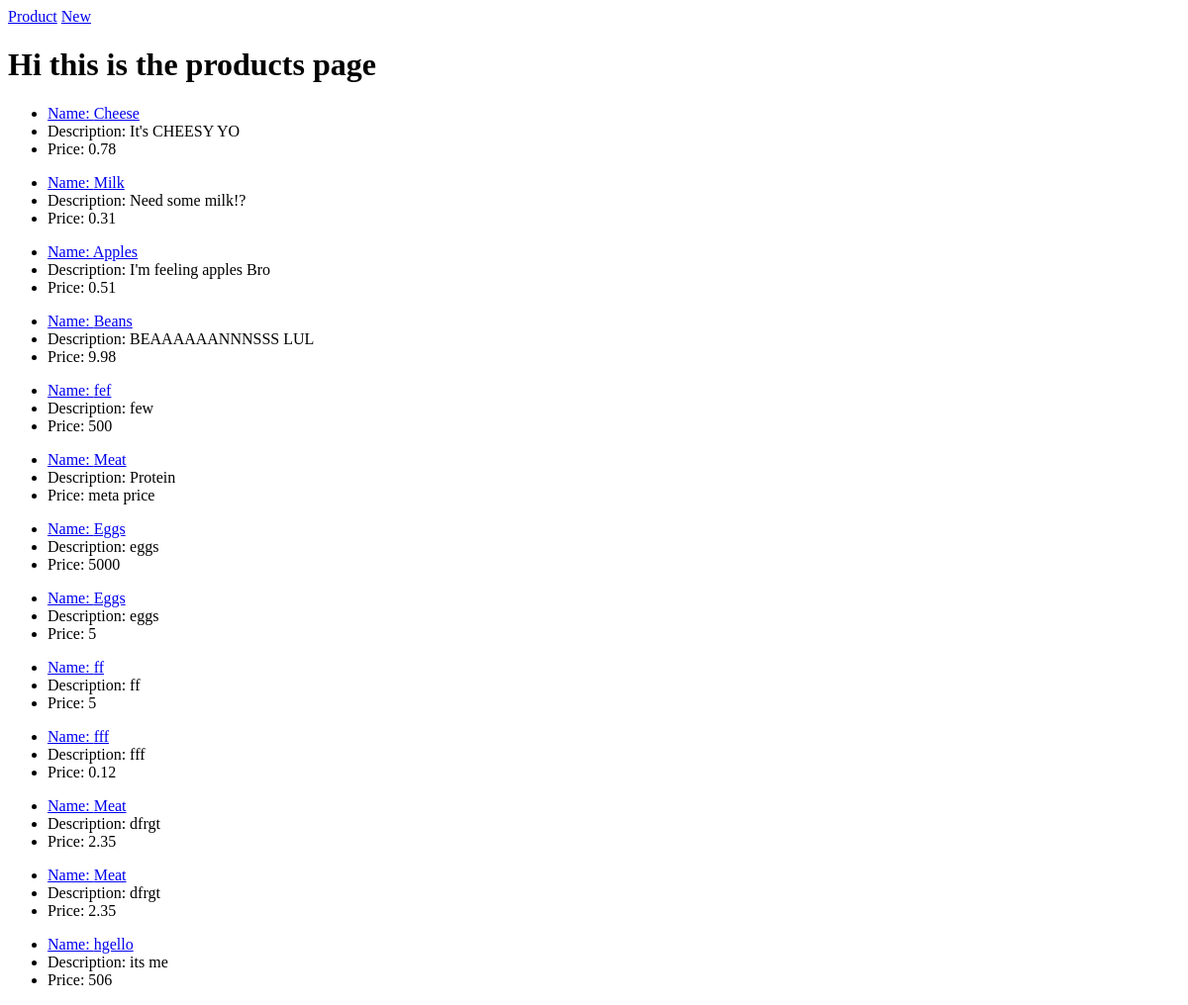
Before: /products/ with the older database file.
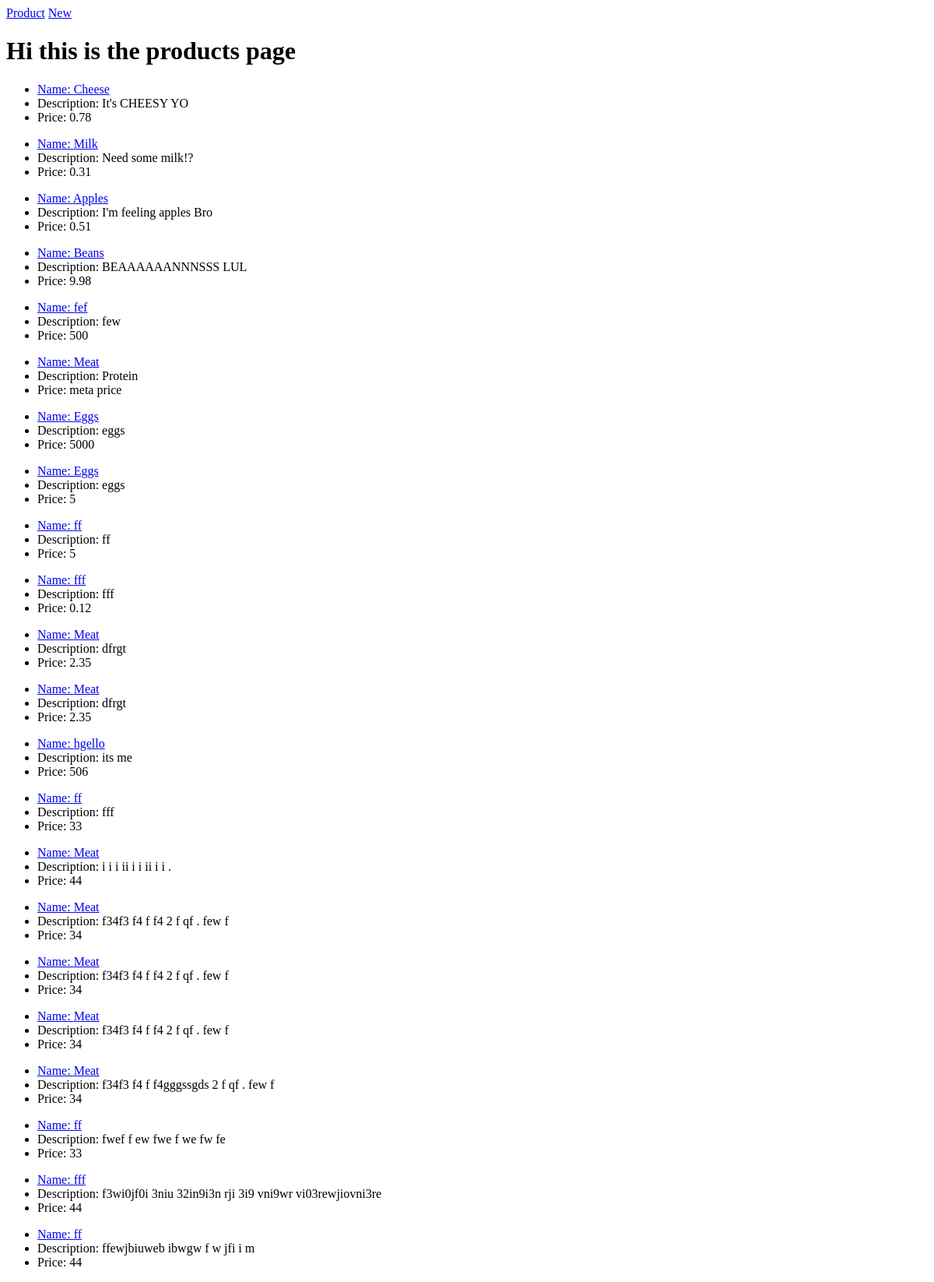
After: the same page with the newer database file.
### rainforest/models.py (models this page shows, shortened)
class Product(models.Model):
	name = models.CharField(max_length=255)
	description = models.TextField(max_length=500, validators=[min_length])
	price = models.CharField(max_length=255)

### rainforest/views.py (the view)
# urls.py: path('products/', products, name='products_home'),
def products(request):
	context = {'products': Product.objects.all()}
	return render(request, 'products.html', context)

### rainforest/templates/products.html
{% extends 'base.html'%}
{% block content %}
<h1>Hi this is the products page</h1>
{% for Product in products %}
<ul>
<li><a href="{% url 'products_show' id=Product.pk %}">Name: {{ Product.name }}</a></li>
<li>Description: {{Product.description}}</li>
<li>Price: {{Product.price}}</li>
</ul>
{% endfor %}
{% endblock %}

### rainforest/templates/base.html (shortened to what this page needs)
<!DOCTYPE html>
<html>
<head>
</head>
<body>
	<header>
	<a href="{% url 'products_home' %}">Product</a>
	<a href="{% url 'product_create' %}">New</a>
	</header>
	{% block content %}
	{% endblock %}
</body>
</html>

Changed rows visible on the page:
added Product: name "ff", description "fff", price "33"
added Product: name "Meat", description "i i i ii i i ii i i .", price "44"
added Product: name "Meat", description "f34f3 f4 f f4 2 f qf . few f", price "34"
added Product: name "Meat", description "f34f3 f4 f f4 2 f qf . few f", price "34"
added Product: name "Meat", description "f34f3 f4 f f4 2 f qf . few f", price "34"
added Product: name "Meat", description "f34f3 f4 f f4gggssgds 2 f qf . few f", price "34"
added Product: name "ff", description "fwef f ew fwe f we fw fe", price "33"
added Product: name "fff", description "f3wi0jf0i 3niu 32in9i3n rji 3i9 vni9wr vi03rewjiovni3re", price "44"
added Product: name "ff", description "ffewjbiuweb ibwgw f w jfi i m", price "44"
